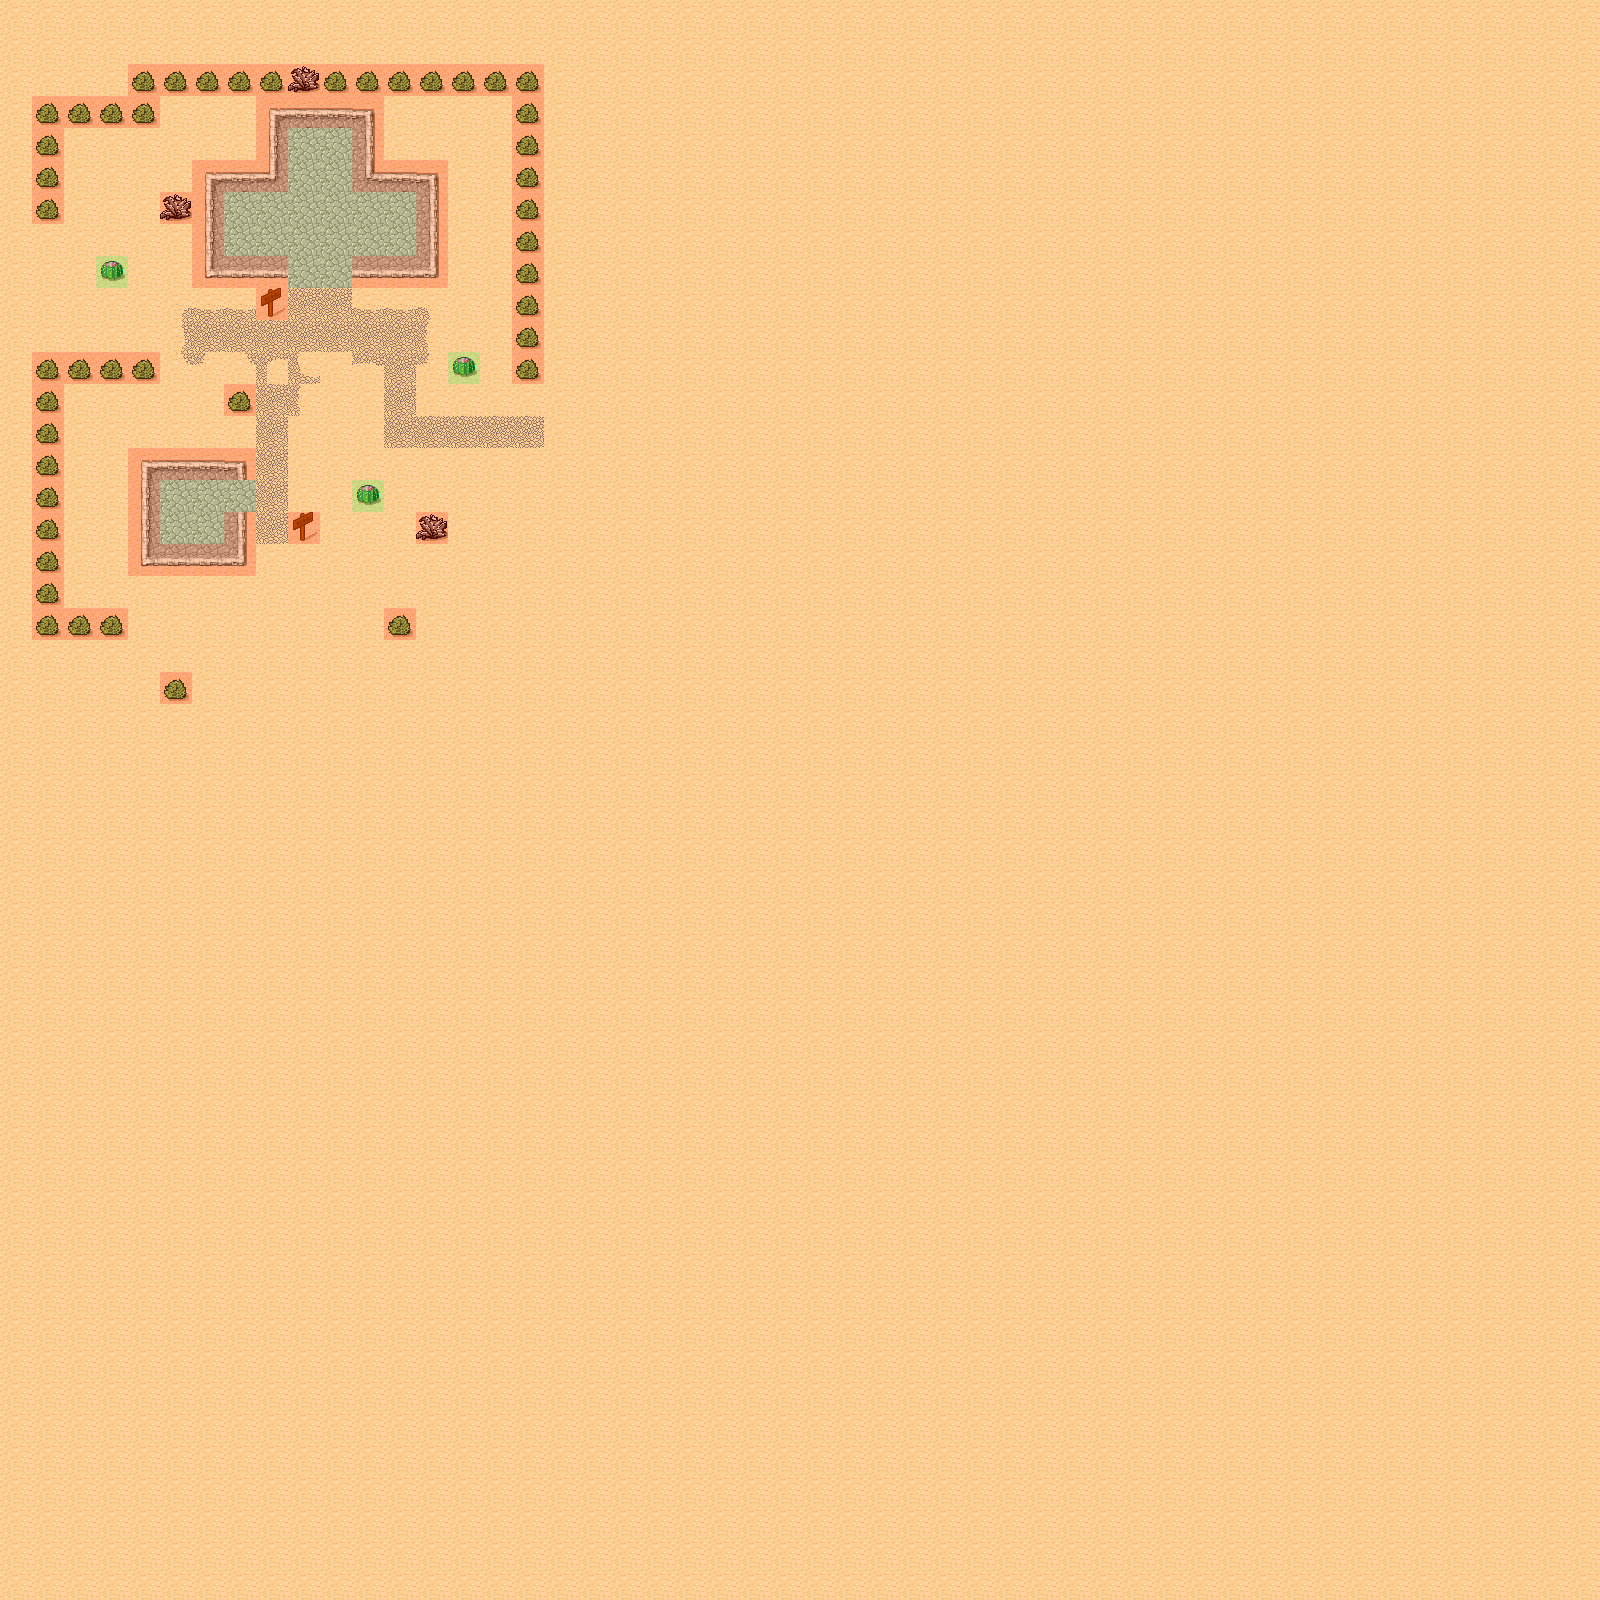

Tiled map render using the project's own tile images. Description and the map definition, with tile-layer contents summarised, below:
An orthogonal 50x50 tile map with 32x32 px tiles, 3 tile layers (Background, Foreground, Meta), 2 tilesets and 8 objects (SpawnPoint, EnemySpawn1, EnemySpawn2, EnemySpawn3, EnemySpawn4, ...).

<map version="1.0" orientation="orthogonal" width="50" height="50" tilewidth="32" tileheight="32">
 <tileset firstgid="1" name="tmw_desert_spacing" tilewidth="32" tileheight="32" spacing="1" margin="1">
  <image source="tmw_desert_spacing.png" width="265" height="199" />
 </tileset>
 <tileset firstgid="49" name="meta_tiles" tilewidth="32" tileheight="32" spacing="1" margin="1">
  <image source="meta_tiles.png" width="67" height="34" />
  <tile id="0">
   <properties>
    <property name="Collidable" value="True" />
   </properties>
  </tile>
  <tile id="1">
   <properties>
    <property name="Collectable" value="True" />
   </properties>
  </tile>
 </tileset>
 <layer name="Background" width="50" height="50">
  <data>[2500 cells, 2500 non-empty, 26 distinct tile ids]</data>
 </layer>
 <objectgroup name="Objects" width="50" height="50">
  <object name="SpawnPoint" x="184" y="315" width="36" height="37" />
  <object name="EnemySpawn1" x="305" y="153">
   <properties>
    <property name="Enemy" value="1" />
   </properties>
  </object>
  <object name="EnemySpawn2" x="252" y="241">
   <properties>
    <property name="Enemy" value="1" />
   </properties>
  </object>
  <object name="EnemySpawn3" x="397" y="223">
   <properties>
    <property name="Enemy" value="1" />
   </properties>
  </object>
  <object name="EnemySpawn4" x="434" y="734">
   <properties>
    <property name="Enemy" value="1" />
   </properties>
  </object>
  <object name="EnemySpawn5" x="637" y="35">
   <properties>
    <property name="Enemy" value="1" />
   </properties>
  </object>
  <object name="EnemySpawn6" x="649" y="509">
   <properties>
    <property name="Enemy" value="1" />
   </properties>
  </object>
  <object name="EnemySpawn7" x="179" y="502">
   <properties>
    <property name="Enemy" value="1" />
   </properties>
  </object>
 </objectgroup>
 <layer name="Foreground" width="50" height="50">
  <data>[2500 cells, 3 non-empty, 1 distinct tile ids]</data>
 </layer>
 <layer name="Meta" width="50" height="50">
  <data>[2500 cells, 86 non-empty, 2 distinct tile ids]</data>
 </layer>
</map>
